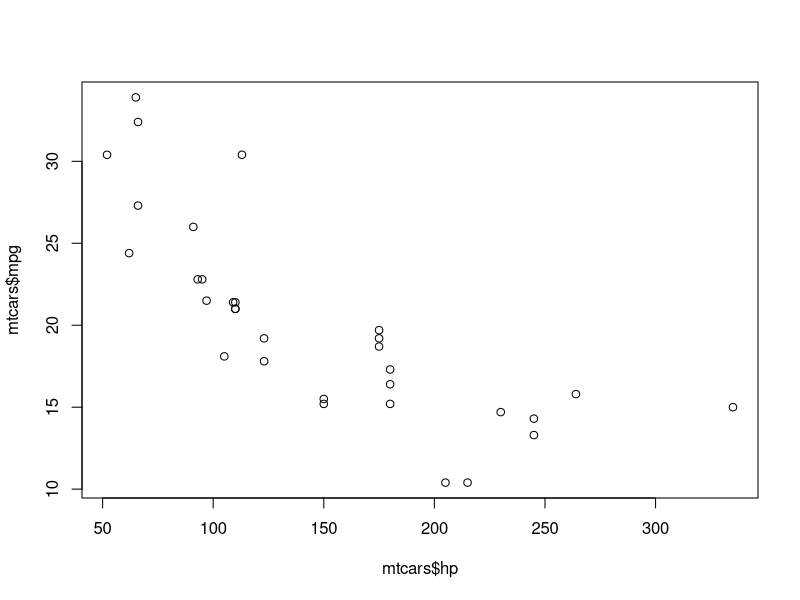
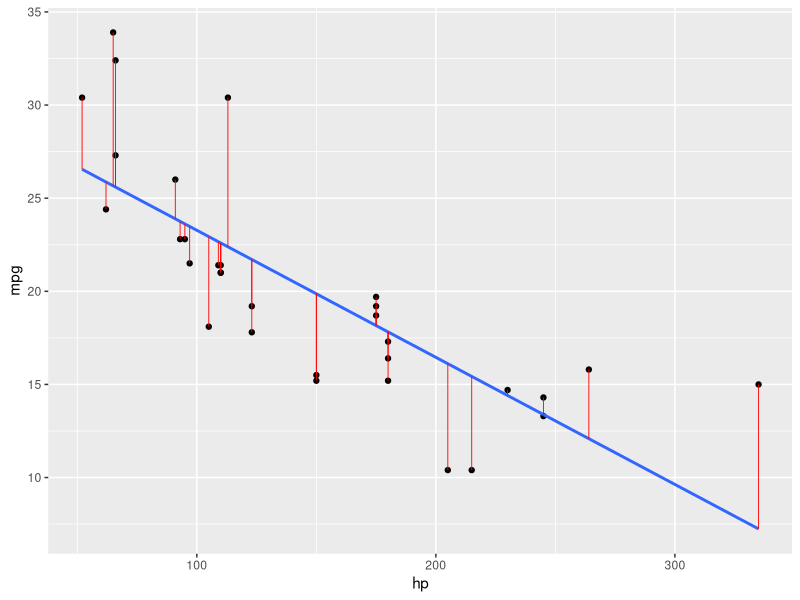
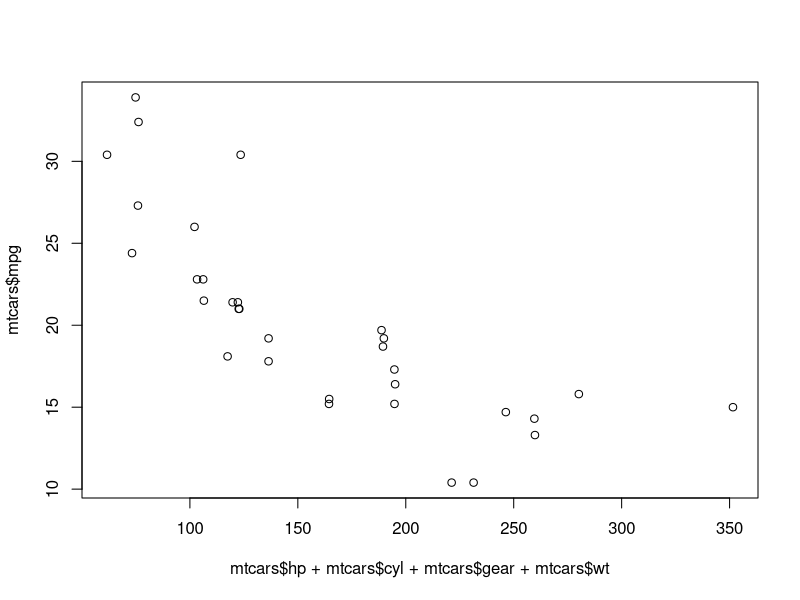
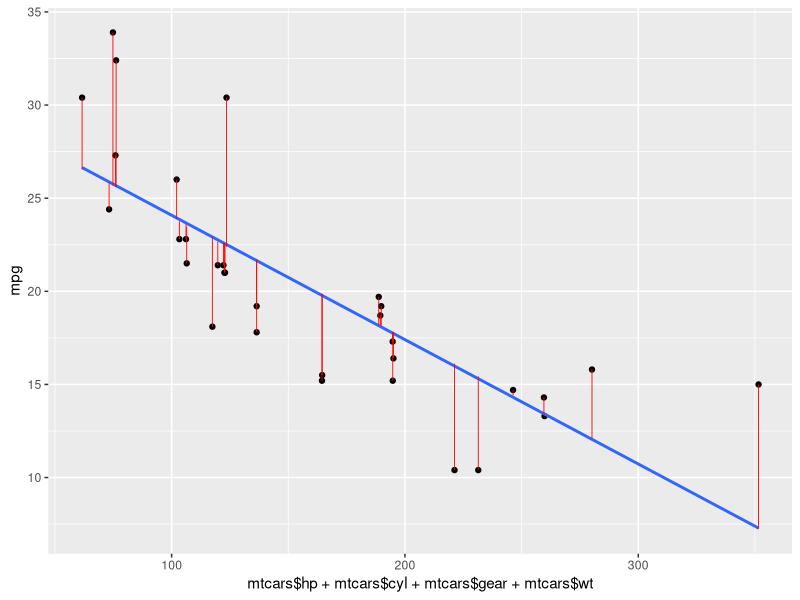

Source code (R) for these figures, in order:
#load library
library(ggplot2)

#load cars dataset
my_data <-mtcars

#printing names of columns
names(my_data)

#printing dimensions of dataset
dim(my_data)

#randomize
my_data <- my_data[sample(nrow(my_data), ), ]
head(my_data)

#Creating Training & Testing Dataset
TrainData <- my_data[1:20,]
TestData <- my_data[21:32,]

TrainData
TestData

## Linear Model
fit = lm(mpg ~ hp, data=mtcars)
summary(fit)

preds <- predict(fit, newdata = TestData)
df1 <- data.frame(preds,TestData$mpg)
head(df1)

#correlation
cor(preds,TestData$mpg)

plot(mtcars$hp, mtcars$mpg)

ggplot(fit, aes(hp, mpg)) +
  geom_point() +
  stat_smooth(method = lm, se = FALSE) +
  geom_segment(aes(xend = hp, yend = .fitted), color = "red", size = 0.3)


# BetterModel
lmmodel1 <- lm(mpg ~ hp+cyl+gear+wt, data = TrainData)
summary(lmmodel1)

preds_new <- predict(lmmodel1, newdata = TestData)
df2 <- data.frame(preds_new,TestData$mpg)
head(df2)

cor(preds_new,TestData$mpg)

plot(mtcars$hp+mtcars$cyl+mtcars$gear+mtcars$wt, mtcars$mpg)

ggplot(fit, aes(mtcars$hp+mtcars$cyl+mtcars$gear+mtcars$wt, mpg)) +
  geom_point() +
  stat_smooth(method = lm, se = FALSE) +
  geom_segment(aes(xend = mtcars$hp+mtcars$cyl+mtcars$gear+mtcars$wt, yend = .fitted), color = "red", size = 0.3)




